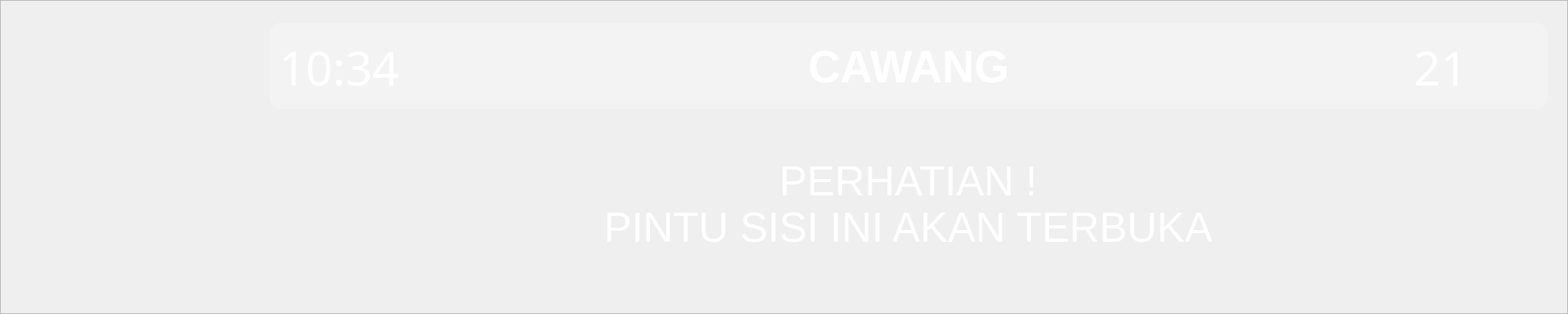
<?xml version="1.0" encoding="UTF-8"?>
<ui version="4.0">
 <class>SideDoorOpen</class>
 <widget class="QMainWindow" name="SideDoorOpen">
  <property name="geometry">
   <rect>
    <x>0</x>
    <y>0</y>
    <width>2000</width>
    <height>400</height>
   </rect>
  </property>
  <property name="windowTitle">
   <string>MainWindow</string>
  </property>
  <widget class="QWidget" name="centralwidget">
   <widget class="QFrame" name="side_door_open_frame">
    <property name="geometry">
     <rect>
      <x>0</x>
      <y>0</y>
      <width>2000</width>
      <height>400</height>
     </rect>
    </property>
    <property name="frameShape">
     <enum>QFrame::StyledPanel</enum>
    </property>
    <property name="frameShadow">
     <enum>QFrame::Raised</enum>
    </property>
    <widget class="QLabel" name="bg_image">
     <property name="geometry">
      <rect>
       <x>0</x>
       <y>0</y>
       <width>2000</width>
       <height>400</height>
      </rect>
     </property>
     <property name="text">
      <string/>
     </property>
     <property name="pixmap">
      <pixmap resource="../image/images.qrc">:/images/BG Next Station.png</pixmap>
     </property>
     <property name="scaledContents">
      <bool>false</bool>
     </property>
     <property name="alignment">
      <set>Qt::AlignCenter</set>
     </property>
    </widget>
    <widget class="QLabel" name="rute_line_logo">
     <property name="geometry">
      <rect>
       <x>34</x>
       <y>67</y>
       <width>333</width>
       <height>240</height>
      </rect>
     </property>
     <property name="text">
      <string/>
     </property>
     <property name="pixmap">
      <pixmap resource="../image/images.qrc">:/images/Logo Bogor Line.png</pixmap>
     </property>
     <property name="scaledContents">
      <bool>true</bool>
     </property>
    </widget>
    <widget class="QLabel" name="bg_header">
     <property name="geometry">
      <rect>
       <x>344</x>
       <y>29</y>
       <width>1630</width>
       <height>110</height>
      </rect>
     </property>
     <property name="styleSheet">
      <string notr="true">background-color: rgba(255, 255, 255, 63.75);
border-radius: 15px</string>
     </property>
     <property name="text">
      <string/>
     </property>
    </widget>
    <widget class="QLabel" name="clock_value">
     <property name="geometry">
      <rect>
       <x>330</x>
       <y>32</y>
       <width>205</width>
       <height>107</height>
      </rect>
     </property>
     <property name="font">
      <font>
       <family>Haettenschweiler</family>
       <pointsize>45</pointsize>
       <weight>50</weight>
       <italic>false</italic>
       <bold>false</bold>
       <underline>false</underline>
       <kerning>true</kerning>
      </font>
     </property>
     <property name="styleSheet">
      <string notr="true">color: rgb(255, 255, 255);</string>
     </property>
     <property name="text">
      <string>10:34</string>
     </property>
     <property name="alignment">
      <set>Qt::AlignCenter</set>
     </property>
    </widget>
    <widget class="QLabel" name="temperature_value">
     <property name="geometry">
      <rect>
       <x>1769</x>
       <y>32</y>
       <width>103</width>
       <height>107</height>
      </rect>
     </property>
     <property name="font">
      <font>
       <family>Haettenschweiler</family>
       <pointsize>45</pointsize>
       <weight>50</weight>
       <italic>false</italic>
       <bold>false</bold>
       <underline>false</underline>
       <kerning>true</kerning>
      </font>
     </property>
     <property name="styleSheet">
      <string notr="true">color: rgb(255, 255, 255);</string>
     </property>
     <property name="text">
      <string>21</string>
     </property>
     <property name="alignment">
      <set>Qt::AlignRight|Qt::AlignTrailing|Qt::AlignVCenter</set>
     </property>
    </widget>
    <widget class="QLabel" name="temperature_celcius">
     <property name="geometry">
      <rect>
       <x>1873</x>
       <y>32</y>
       <width>81</width>
       <height>107</height>
      </rect>
     </property>
     <property name="font">
      <font>
       <family>Haettenschweiler</family>
       <pointsize>55</pointsize>
       <weight>50</weight>
       <italic>false</italic>
       <bold>false</bold>
       <underline>false</underline>
       <kerning>true</kerning>
      </font>
     </property>
     <property name="styleSheet">
      <string notr="true">color: rgb(255, 255, 255);</string>
     </property>
     <property name="text">
      <string/>
     </property>
     <property name="pixmap">
      <pixmap resource="../image/images.qrc">:/images/℃.png</pixmap>
     </property>
     <property name="scaledContents">
      <bool>false</bool>
     </property>
     <property name="alignment">
      <set>Qt::AlignCenter</set>
     </property>
    </widget>
    <widget class="QLabel" name="next_station_value">
     <property name="geometry">
      <rect>
       <x>864</x>
       <y>32</y>
       <width>590</width>
       <height>107</height>
      </rect>
     </property>
     <property name="font">
      <font>
       <family>Tahoma</family>
       <pointsize>43</pointsize>
       <weight>75</weight>
       <bold>true</bold>
      </font>
     </property>
     <property name="styleSheet">
      <string notr="true">color: rgb(255, 255, 255);</string>
     </property>
     <property name="text">
      <string>CAWANG</string>
     </property>
     <property name="alignment">
      <set>Qt::AlignCenter</set>
     </property>
    </widget>
    <widget class="QLabel" name="attention_text_value">
     <property name="geometry">
      <rect>
       <x>725</x>
       <y>180</y>
       <width>867</width>
       <height>101</height>
      </rect>
     </property>
     <property name="font">
      <font>
       <family>Tahoma</family>
       <pointsize>40</pointsize>
      </font>
     </property>
     <property name="styleSheet">
      <string notr="true">color: rgb(255, 255, 255);</string>
     </property>
     <property name="text">
      <string>PERHATIAN !</string>
     </property>
     <property name="alignment">
      <set>Qt::AlignCenter</set>
     </property>
    </widget>
    <widget class="QLabel" name="side_door_text_value">
     <property name="geometry">
      <rect>
       <x>510</x>
       <y>239</y>
       <width>1297</width>
       <height>101</height>
      </rect>
     </property>
     <property name="font">
      <font>
       <family>Tahoma</family>
       <pointsize>40</pointsize>
      </font>
     </property>
     <property name="styleSheet">
      <string notr="true">color: rgb(255, 255, 255);</string>
     </property>
     <property name="text">
      <string>PINTU SISI INI AKAN TERBUKA</string>
     </property>
     <property name="alignment">
      <set>Qt::AlignCenter</set>
     </property>
    </widget>
    <widget class="QLabel" name="door_open_logo_1">
     <property name="geometry">
      <rect>
       <x>381</x>
       <y>213</y>
       <width>288</width>
       <height>107</height>
      </rect>
     </property>
     <property name="text">
      <string/>
     </property>
     <property name="pixmap">
      <pixmap resource="../image/images.qrc">:/images/Door Open.png</pixmap>
     </property>
    </widget>
    <widget class="QLabel" name="door_open_logo_2">
     <property name="geometry">
      <rect>
       <x>1648</x>
       <y>213</y>
       <width>288</width>
       <height>107</height>
      </rect>
     </property>
     <property name="text">
      <string/>
     </property>
     <property name="pixmap">
      <pixmap resource="../image/images.qrc">:/images/Door Open.png</pixmap>
     </property>
    </widget>
   </widget>
  </widget>
 </widget>
 <resources>
  <include location="../image/images.qrc"/>
 </resources>
 <connections/>
</ui>
